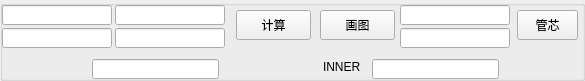
             <widget class="QGroupBox" name="groupBox_33">
              <property name="minimumSize">
               <size>
                <width>585</width>
                <height>50</height>
               </size>
              </property>
              <property name="maximumSize">
               <size>
                <width>585</width>
                <height>81</height>
               </size>
              </property>
              <property name="title">
               <string/>
              </property>
              <widget class="QLineEdit" name="exLineEdit1_34">
               <property name="geometry">
                <rect>
                 <x>372</x>
                 <y>59</y>
                 <width>127</width>
                 <height>20</height>
                </rect>
               </property>
               <property name="minimumSize">
                <size>
                 <width>100</width>
                 <height>0</height>
                </size>
               </property>
              </widget>
              <widget class="QLineEdit" name="exLineEdit1_35">
               <property name="geometry">
                <rect>
                 <x>92</x>
                 <y>59</y>
                 <width>127</width>
                 <height>20</height>
                </rect>
               </property>
               <property name="minimumSize">
                <size>
                 <width>100</width>
                 <height>0</height>
                </size>
               </property>
              </widget>
              <widget class="QLabel" name="exLabel_23">
               <property name="geometry">
                <rect>
                 <x>323</x>
                 <y>59</y>
                 <width>41</width>
                 <height>16</height>
                </rect>
               </property>
               <property name="minimumSize">
                <size>
                 <width>0</width>
                 <height>0</height>
                </size>
               </property>
               <property name="text">
                <string>INNER</string>
               </property>
              </widget>
              <widget class="QLineEdit" name="exLineEdit1_55">
               <property name="geometry">
                <rect>
                 <x>2</x>
                 <y>5</y>
                 <width>110</width>
                 <height>20</height>
                </rect>
               </property>
               <property name="minimumSize">
                <size>
                 <width>0</width>
                 <height>0</height>
                </size>
               </property>
              </widget>
              <widget class="QLineEdit" name="exLineEdit1_56">
               <property name="geometry">
                <rect>
                 <x>115</x>
                 <y>5</y>
                 <width>110</width>
                 <height>20</height>
                </rect>
               </property>
               <property name="minimumSize">
                <size>
                 <width>0</width>
                 <height>0</height>
                </size>
               </property>
              </widget>
              <widget class="QLineEdit" name="exLineEdit1_57">
               <property name="geometry">
                <rect>
                 <x>-107</x>
                 <y>10</y>
                 <width>95</width>
                 <height>20</height>
                </rect>
               </property>
               <property name="minimumSize">
                <size>
                 <width>0</width>
                 <height>0</height>
                </size>
               </property>
              </widget>
              <widget class="QLineEdit" name="exLineEdit1_80">
               <property name="geometry">
                <rect>
                 <x>2</x>
                 <y>28</y>
                 <width>110</width>
                 <height>20</height>
                </rect>
               </property>
               <property name="minimumSize">
                <size>
                 <width>0</width>
                 <height>0</height>
                </size>
               </property>
              </widget>
              <widget class="QLineEdit" name="exLineEdit1_81">
               <property name="geometry">
                <rect>
                 <x>115</x>
                 <y>28</y>
                 <width>110</width>
                 <height>20</height>
                </rect>
               </property>
               <property name="minimumSize">
                <size>
                 <width>0</width>
                 <height>0</height>
                </size>
               </property>
              </widget>
              <widget class="QPushButton" name="exPushButton_25">
               <property name="geometry">
                <rect>
                 <x>236</x>
                 <y>10</y>
                 <width>75</width>
                 <height>30</height>
                </rect>
               </property>
               <property name="minimumSize">
                <size>
                 <width>50</width>
                 <height>20</height>
                </size>
               </property>
               <property name="maximumSize">
                <size>
                 <width>9999</width>
                 <height>99999</height>
                </size>
               </property>
               <property name="text">
                <string>计算</string>
               </property>
              </widget>
              <widget class="QPushButton" name="exPushButton_26">
               <property name="geometry">
                <rect>
                 <x>320</x>
                 <y>10</y>
                 <width>75</width>
                 <height>30</height>
                </rect>
               </property>
               <property name="minimumSize">
                <size>
                 <width>50</width>
                 <height>20</height>
                </size>
               </property>
               <property name="maximumSize">
                <size>
                 <width>9999</width>
                 <height>99999</height>
                </size>
               </property>
               <property name="text">
                <string>画图</string>
               </property>
              </widget>
              <widget class="QLineEdit" name="exLineEdit1_82">
               <property name="geometry">
                <rect>
                 <x>400</x>
                 <y>28</y>
                 <width>110</width>
                 <height>20</height>
                </rect>
               </property>
               <property name="minimumSize">
                <size>
                 <width>0</width>
                 <height>0</height>
                </size>
               </property>
              </widget>
              <widget class="QLineEdit" name="exLineEdit1_83">
               <property name="geometry">
                <rect>
                 <x>400</x>
                 <y>5</y>
                 <width>110</width>
                 <height>20</height>
                </rect>
               </property>
               <property name="minimumSize">
                <size>
                 <width>0</width>
                 <height>0</height>
                </size>
               </property>
              </widget>
              <widget class="QPushButton" name="exPushButton_27">
               <property name="geometry">
                <rect>
                 <x>517</x>
                 <y>10</y>
                 <width>61</width>
                 <height>30</height>
                </rect>
               </property>
               <property name="minimumSize">
                <size>
                 <width>50</width>
                 <height>20</height>
                </size>
               </property>
               <property name="maximumSize">
                <size>
                 <width>9999</width>
                 <height>99999</height>
                </size>
               </property>
               <property name="text">
                <string>管芯</string>
               </property>
              </widget>
             </widget>
